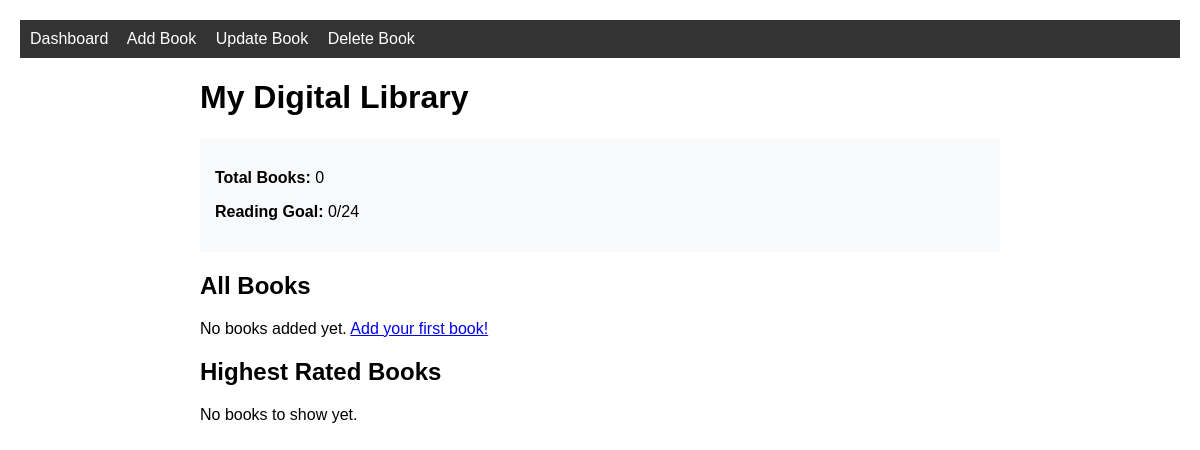
Before: / with the older database file.
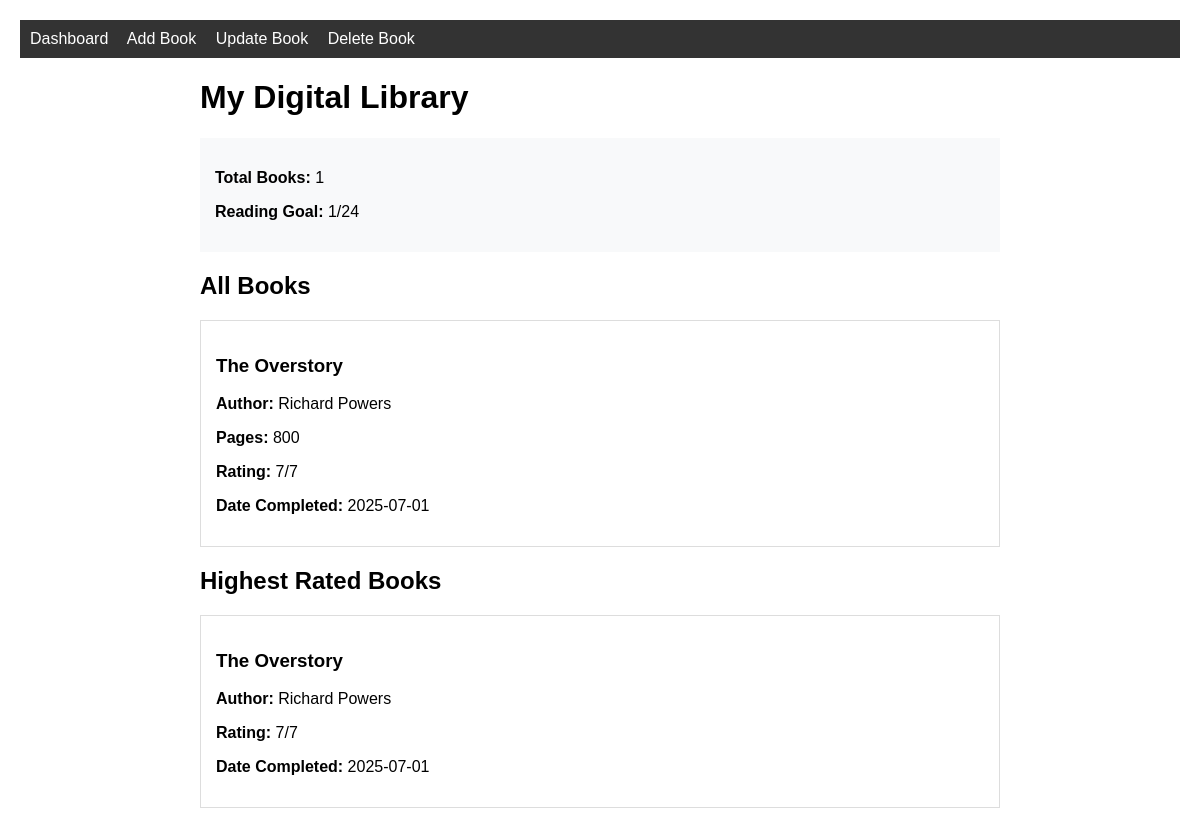
After: the same page with the newer database file.
### tables this page shows
CREATE TABLE books (
                id INTEGER PRIMARY KEY AUTOINCREMENT,
                title TEXT NOT NULL,
                author TEXT NOT NULL,
                pages INTEGER NOT NULL,
                rating INTEGER NOT NULL,
                date_completed TEXT NOT NULL
            );

### app.py (the view)
@app.route('/')
def dashboard():
    with get_db() as connection:
        books = connection.execute('SELECT * FROM books ORDER BY id DESC').fetchall()
        highest_rated = connection.execute('SELECT * FROM books ORDER BY rating DESC LIMIT 10').fetchall()
    total_books = len(books)
    reading_goal = 24
    return render_template('dashboard.html',
                        books=books,
                        highest_rated=highest_rated,
                        total_books=total_books,
                        reading_goal=reading_goal)

### app.py (called while the page is built)
def get_db():
    connection = sqlite3.connect(DATABASE)
    connection.row_factory = sqlite3.Row
    return connection

### templates/dashboard.html
{% extends "base.html" %}
{% block content %}
<h1>My Digital Library</h1>
<div class="stats">
    <p><strong>Total Books:</strong> {{ total_books }}</p>
    <p><strong>Reading Goal:</strong> {{ total_books }}/{{ reading_goal }}</p>
</div>
<h2>All Books</h2>
{% if books %}
    {% for book in books %}
        <div class="card">
            <h3>{{ book.title }}</h3>
            <p><strong>Author:</strong> {{ book.author }}</p>
            <p><strong>Pages:</strong> {{ book.pages }}</p>
            <p><strong>Rating:</strong> {{ book.rating }}/7</p>
            <p><strong>Date Completed:</strong> {{ book.date_completed }}</p>
        </div>
    {% endfor %}
{% else %}
    <p>No books added yet. <a href="{{ url_for('add_book') }}">Add your first book!</a></p>
{% endif %}
<h2>Highest Rated Books</h2>
{% if highest_rated %}
    {% for book in highest_rated %}
        <div class="card">
            <h3>{{ book.title }}</h3>
            <p><strong>Author:</strong> {{ book.author }}</p>
            <p><strong>Rating:</strong> {{ book.rating }}/7</p>
            <p><strong>Date Completed:</strong> {{ book.date_completed }}</p>
        </div>
    {% endfor %}
{% else %}
    <p>No books to show yet.</p>
{% endif %}
{% endblock %}

### templates/base.html (shortened to what this page needs)
<!DOCTYPE html>
<html>
<head>
</head>
<body>
    <div class="nav">
        <a href="{{ url_for('dashboard') }}">Dashboard</a>
        <a href="{{ url_for('add_book') }}">Add Book</a>
        <a href="{{ url_for('update_book_selection') }}">Update Book</a>
        <a href="{{ url_for('delete_book_selection') }}">Delete Book</a>
    </div>
    <div class="container">
        {% block content %}{% endblock %}
    </div>
</body>
</html>

### templates/base.html (style rules this page uses)
body { font-family: Arial, sans-serif; margin: 0; padding: 20px; }
.nav { background: #333; padding: 10px; margin-bottom: 20px; }
.nav a { color: white; text-decoration: none; margin-right: 15px; }
.container { max-width: 800px; margin: 0 auto; }
.card { border: 1px solid #ddd; padding: 15px; margin-bottom: 15px; }
.stats { background: #f8f9fa; padding: 15px; margin-bottom: 20px; }

Changed rows visible on the page:
added books: title "The Overstory", author "Richard Powers", pages "800", rating "7", date_completed "2025-07-01"
Other visible differences:
{{ total_books }}: "0" → "1"
text no longer shown: "No books added yet. Add your first book! No books to show yet."
